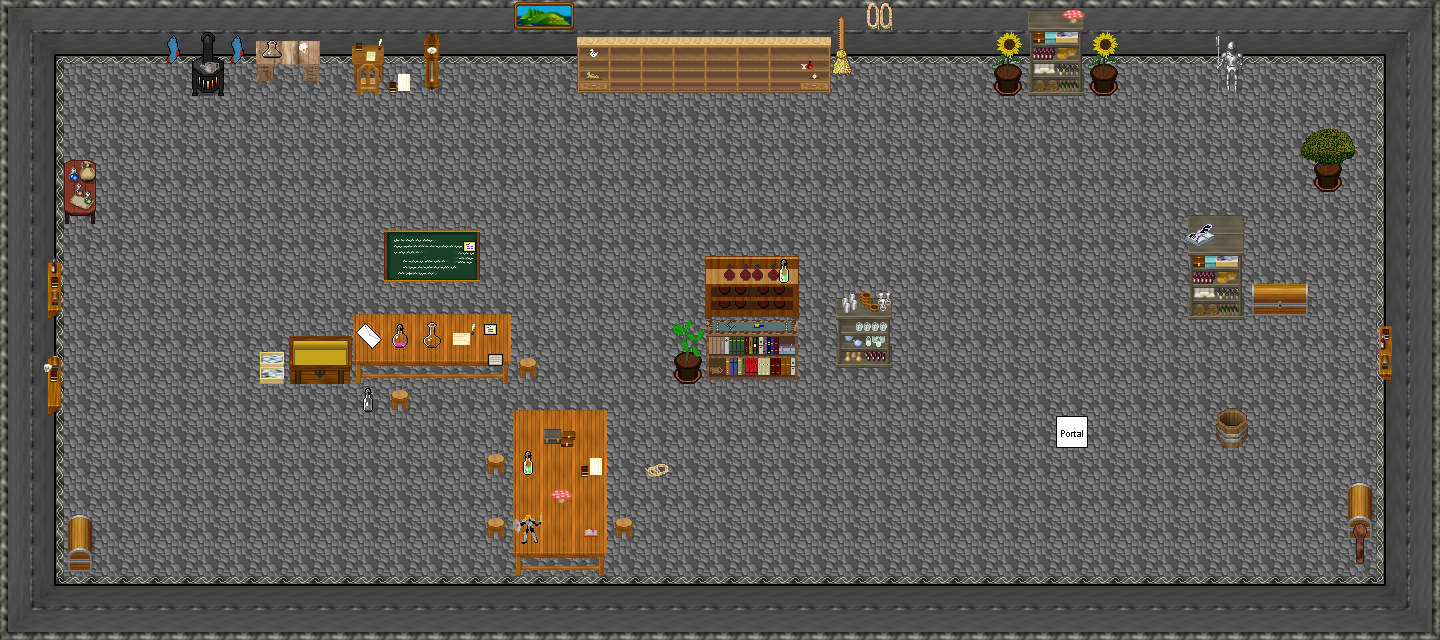

This game map was drawn from its Tiled (.tmx) file and the tilesets committed beside it. A one-line description and the trimmed map source follow:
An orthogonal 45x20 tile map with 32x32 px tiles, 6 tile layers (0_floor, 1_terrain, 2_object, 3_roof, ...), 2 hidden layers not drawn, 40 tilesets.

<map version="1.2" tiledversion="1.3.0" orientation="orthogonal" renderorder="right-down" compressionlevel="0" width="45" height="20" tilewidth="32" tileheight="32" infinite="0" nextlayerid="9" nextobjectid="1">
 <tileset firstgid="1" name="collision" tilewidth="32" tileheight="32" tilecount="1" columns="1">
  <image source="../../tileset/logic/collision.png" width="32" height="32" />
 </tileset>
 <tileset firstgid="2" name="portal" tilewidth="32" tileheight="32" tilecount="16" columns="8">
  <image source="../../tileset/logic/portal.png" width="256" height="64" />
 </tileset>
 <tileset firstgid="18" name="large_chest" tilewidth="32" tileheight="32" tilecount="8" columns="4">
  <image source="../../tileset/item/chest/large.png" width="128" height="64" />
 </tileset>
 <tileset firstgid="26" name="floors_3" tilewidth="32" tileheight="32" tilecount="12" columns="6">
  <image source="../../tileset/ground/indoor/floors_3.png" width="192" height="64" />
 </tileset>
 <tileset firstgid="38" name="chair/wooden_pale" tilewidth="32" tileheight="32" tilecount="4" columns="2">
  <image source="../../tileset/furniture/chair/wooden_pale.png" width="64" height="64" />
 </tileset>
 <tileset firstgid="42" name="stool" tilewidth="32" tileheight="32" tilecount="1" columns="1">
  <image source="../../tileset/furniture/chair/stool.png" width="32" height="32" />
 </tileset>
 <tileset firstgid="43" name="wall/int_grey" tilewidth="32" tileheight="32" tilecount="121" columns="11">
  <image source="../../tileset/building/wall/int_grey.png" width="352" height="352" />
 </tileset>
 <tileset firstgid="164" name="stairs" tilewidth="32" tileheight="32" tilecount="12" columns="2">
  <image source="../../tileset/building/stairs/stairs.png" width="64" height="192" />
 </tileset>
 <tileset firstgid="176" name="alchemists_table" tilewidth="32" tileheight="32" tilecount="2" columns="1">
  <image source="../../tileset/furniture/table/alchemists_table.png" width="32" height="64" />
 </tileset>
 <tileset firstgid="178" name="desk" tilewidth="32" tileheight="32" tilecount="4" columns="2">
  <image source="../../tileset/furniture/table/desk.png" width="64" height="64" />
 </tileset>
 <tileset firstgid="182" name="desk_wooden" tilewidth="32" tileheight="32" tilecount="4" columns="2">
  <image source="../../tileset/furniture/table/desk_wooden.png" width="64" height="64" />
 </tileset>
 <tileset firstgid="186" name="table_copper" tilewidth="32" tileheight="32" tilecount="15" columns="3">
  <image source="../../tileset/furniture/table/table_copper.png" width="96" height="160" />
 </tileset>
 <tileset firstgid="201" name="wooden_clock" tilewidth="32" tileheight="32" tilecount="6" columns="1">
  <image source="../../tileset/furniture/clock/wooden_clock.png" width="32" height="192" />
 </tileset>
 <tileset firstgid="207" name="warmer" tilewidth="32" tileheight="32" tilecount="2" columns="1">
  <image source="../../tileset/furniture/kitchen/warmer.png" width="32" height="64" />
 </tileset>
 <tileset firstgid="209" name="stick" tilewidth="32" tileheight="32" tilecount="2" columns="1">
  <image source="../../tileset/furniture/other/stick.png" width="32" height="64" />
 </tileset>
 <tileset firstgid="211" name="picture/large_island" tilewidth="32" tileheight="32" tilecount="2" columns="2">
  <image source="../../tileset/furniture/picture/large_island.png" width="64" height="32" />
 </tileset>
 <tileset firstgid="213" name="dark_bottle_shelf" tilewidth="32" tileheight="32" tilecount="6" columns="3">
  <image source="../../tileset/furniture/shelve/dark_bottle_shelf.png" width="96" height="64" />
 </tileset>
 <tileset firstgid="219" name="dark_bookshelf" tilewidth="32" tileheight="32" tilecount="6" columns="3">
  <image source="../../tileset/furniture/shelve/dark_bookshelf.png" width="96" height="64" />
 </tileset>
 <tileset firstgid="225" name="item_shelf" tilewidth="32" tileheight="32" tilecount="6" columns="2">
  <image source="../../tileset/furniture/shelve/item_shelf.png" width="64" height="96" />
 </tileset>
 <tileset firstgid="231" name="rack" tilewidth="32" tileheight="32" tilecount="8" columns="4">
  <image source="../../tileset/furniture/shelve/rack.png" width="128" height="64" />
 </tileset>
 <tileset firstgid="239" name="broad_shelf" tilewidth="32" tileheight="32" tilecount="8" columns="4">
  <image source="../../tileset/furniture/shelve/broad_shelf.png" width="128" height="64" />
 </tileset>
 <tileset firstgid="247" name="black_board" tilewidth="32" tileheight="32" tilecount="6" columns="3">
  <image source="../../tileset/item/black_board.png" width="96" height="64" />
 </tileset>
 <tileset firstgid="253" name="brush" tilewidth="32" tileheight="32" tilecount="3" columns="1">
  <image source="../../tileset/item/brush.png" width="32" height="96" />
 </tileset>
 <tileset firstgid="256" name="ropes" tilewidth="32" tileheight="32" tilecount="4" columns="2">
  <image source="../../tileset/item/ropes.png" width="64" height="64" />
 </tileset>
 <tileset firstgid="260" name="toys" tilewidth="32" tileheight="32" tilecount="10" columns="5">
  <image source="../../tileset/item/toys.png" width="160" height="64" />
 </tileset>
 <tileset firstgid="270" name="boxes" tilewidth="32" tileheight="32" tilecount="4" columns="2">
  <image source="../../tileset/item/boxes.png" width="64" height="64" />
 </tileset>
 <tileset firstgid="274" name="bottle" tilewidth="32" tileheight="32" tilecount="5" columns="1">
  <image source="../../tileset/item/chemistry/bottle.png" width="32" height="160" />
 </tileset>
 <tileset firstgid="279" name="flask" tilewidth="32" tileheight="32" tilecount="3" columns="1">
  <image source="../../tileset/item/chemistry/flask.png" width="32" height="96" />
 </tileset>
 <tileset firstgid="282" name="empty_bottles" tilewidth="32" tileheight="32" tilecount="12" columns="4">
  <image source="../../tileset/item/chemistry/empty_bottles.png" width="128" height="96" />
 </tileset>
 <tileset firstgid="294" name="chest_2" tilewidth="32" tileheight="32" tilecount="6" columns="3">
  <image source="../../tileset/item/chest/chest_2.png" width="96" height="64" />
 </tileset>
 <tileset firstgid="300" name="skulls" tilewidth="32" tileheight="32" tilecount="16" columns="4">
  <image source="../../tileset/item/corpse/skulls.png" width="128" height="128" />
 </tileset>
 <tileset firstgid="316" name="books" tilewidth="32" tileheight="32" tilecount="4" columns="2">
  <image source="../../tileset/item/documents/books.png" width="64" height="64" />
 </tileset>
 <tileset firstgid="320" name="dark_barrel" tilewidth="32" tileheight="32" tilecount="2" columns="1">
  <image source="../../tileset/item/pot/dark_barrel.png" width="32" height="64" />
 </tileset>
 <tileset firstgid="322" name="statue/metal_and_stone" tilewidth="32" tileheight="32" tilecount="6" columns="3">
  <image source="../../tileset/item/statue/metal_and_stone.png" width="96" height="64" />
 </tileset>
 <tileset firstgid="328" name="mushroom" tilewidth="32" tileheight="32" tilecount="1" columns="1">
  <image source="../../tileset/plant/mushroom.png" width="32" height="32" />
 </tileset>
 <tileset firstgid="329" name="potted_plants_2" tilewidth="32" tileheight="32" tilecount="20" columns="5">
  <image source="../../tileset/plant/indoor/potted_plants_2.png" width="160" height="128" />
 </tileset>
 <tileset firstgid="349" name="plant_pots" tilewidth="32" tileheight="32" tilecount="15" columns="5">
  <image source="../../tileset/plant/indoor/plant_pots.png" width="160" height="96" />
 </tileset>
 <tileset firstgid="364" name="books3" tilewidth="32" tileheight="32" tilecount="2" columns="1">
  <image source="../../tileset/item/documents/books3.png" width="32" height="64" />
 </tileset>
 <tileset firstgid="366" name="shelf_3" tilewidth="32" tileheight="32" tilecount="10" columns="2">
  <image source="../../tileset/furniture/shelve/shelf_3.png" width="64" height="160" />
 </tileset>
 <tileset firstgid="376" name="item/bulletin_board_items2" tilewidth="32" tileheight="32" tilecount="30" columns="6">
  <image source="../../tileset/item/bulletin_board_items2.png" width="192" height="160" />
 </tileset>
 <layer id="1" name="0_floor" width="45" height="20">
  <data>[900 cells, 900 non-empty, 21 distinct tile ids]</data>
 </layer>
 <layer id="2" name="1_terrain" width="45" height="20">
  <data>[900 cells, 111 non-empty, 71 distinct tile ids]</data>
 </layer>
 <layer id="3" name="2_object" width="45" height="20">
  <data>[900 cells, 20 non-empty, 18 distinct tile ids]</data>
 </layer>
 <layer id="4" name="3_roof" width="45" height="20">
  <data>[900 cells, 41 non-empty, 34 distinct tile ids]</data>
 </layer>
 <layer id="5" name="4_roof_add" width="45" height="20">
  <data>[900 cells, 3 non-empty, 3 distinct tile ids]</data>
 </layer>
 <layer id="6" name="objects" width="45" height="20">
  <data>[900 cells, 1 non-empty, 1 distinct tile ids]</data>
 </layer>
 <layer id="7" name="collision" width="45" height="20" visible="0" opacity="0.28">
  <data>[900 cells, 313 non-empty, 1 distinct tile ids]</data>
 </layer>
 <layer id="8" name="protection" width="45" height="20" visible="0">
  <data>[900 cells, 0 non-empty, 0 distinct tile ids]</data>
 </layer>
</map>
